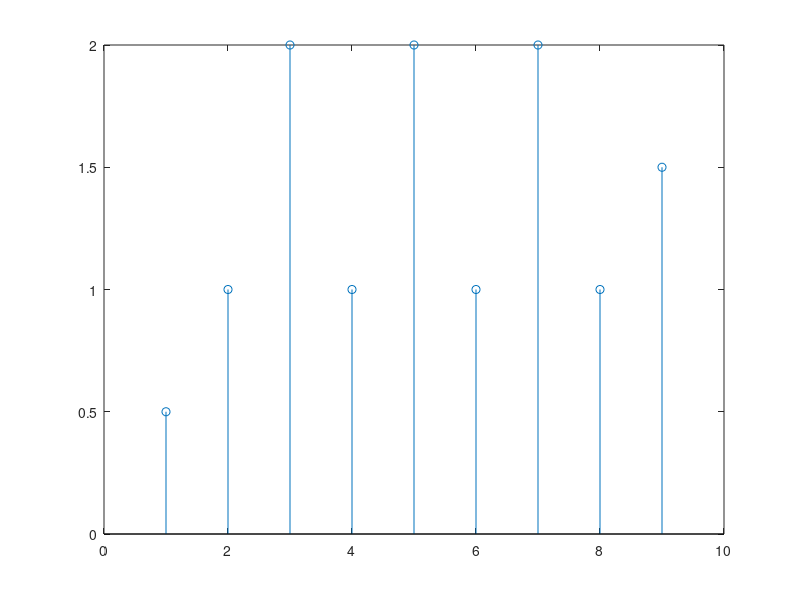

This chart was generated by the following MATLAB code:

% function n = f(x) 
%     g = [-3, -1, 1, 3];
%     if ismember(x, g) 
%         n = 1;
%     else
%         n = 0; 
%     end
% end

% t = -5:5;
x = [1, 0, 1, 0, 1, 0, 1]
h = [0.5, 1, 1.5]

y = conv(x, h)

stem(y);



% DISP("hello world")
